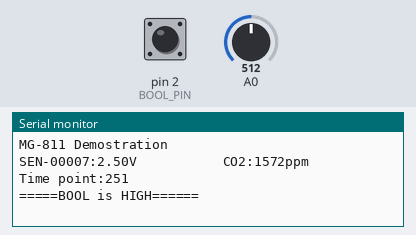
Recording of a sketch running on a simulated Arduino Uno, built with avr-gcc and run on an emulated ATmega328P. Parts: the last lines printed to the serial monitor. Inputs (shaded band) come from the test bench; at power-on: A0 = 512, pin 2 (BOOL_PIN) HIGH.

Above: at 1.2 s.
1.3 s: A0 set to 390
At 2.6 s:
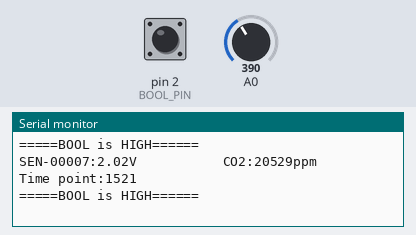
5.9 s: pin 2 (BOOL_PIN) pulled LOW for 1 s
At 7.5 s:
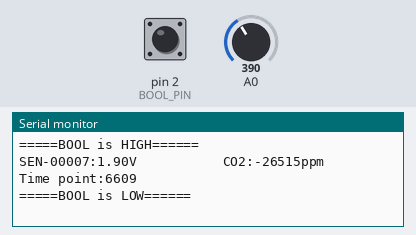
8.4 s: A0 set to 716
At 9.7 s:
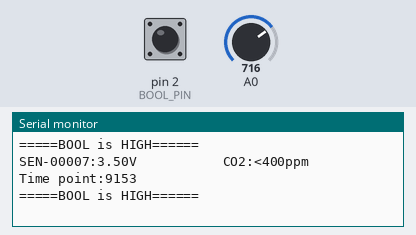
11.9 s: pin 2 (BOOL_PIN) pulled LOW for 3.2 s
At 14.0 s:
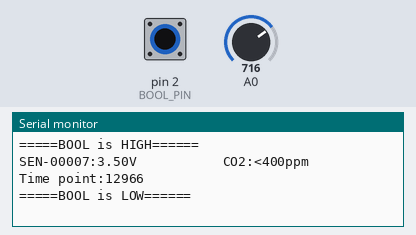
16.6 s: pin 2 (BOOL_PIN) pulled LOW for 0.3 s
At 17.6 s:
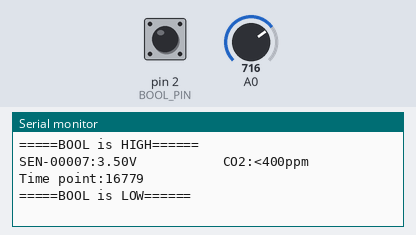
Timing chart, 0 to 19.6 s (numbered marks = the images above; inputs shaded):
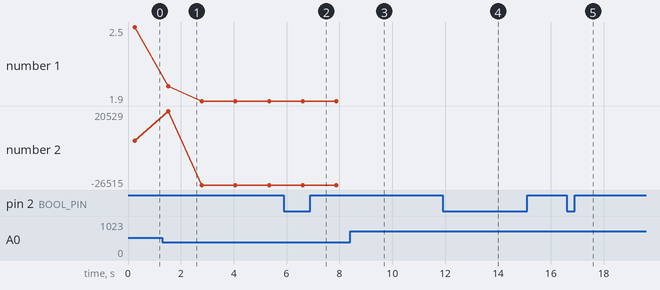

Measured:
- after the input at 1.3 s, the serial monitor: prints a new line after 0.22 s (image 1)
- after the input at 5.9 s, the serial monitor: prints a new line after 0.77 s (image 2)
- after the input at 8.4 s, the serial monitor: prints a new line after 0.75 s (image 3)
- after the input at 11.9 s, the serial monitor: prints a new line after 1.1 s (image 4)
- plotted number 1: 2.5 → 1.9 after the input at 1.3 s
- plotted number 2: 1572 → -26515 after the input at 1.3 s

The sketch:

co2.ino
```cpp
/*******************Demo for MG-811 Gas Sensor Module V1.1*****************************
Author:  Tiequan Shao: tiequan.shao@sandboxelectronics.com
         Peng Wei:     peng.wei@sandboxelectronics.com

Lisence: Attribution-NonCommercial-ShareAlike 3.0 Unported (CC BY-NC-SA 3.0)

Note:    This piece of source code is supposed to be used as a demostration ONLY. More
         sophisticated calibration is required for industrial field application.

                                                    Sandbox Electronics    2012-05-31
************************************************************************************/

/************************Hardware Related Macros************************************/
#define         MG_PIN                       (0)     //define which analog input channel you are going to use
#define         BOOL_PIN                     (2)
#define         DC_GAIN                      (8.5)   //define the DC gain of amplifier


/***********************Software Related Macros************************************/
#define         READ_SAMPLE_INTERVAL         (50)    //define how many samples you are going to take in normal operation
#define         READ_SAMPLE_TIMES            (5)     //define the time interval(in milisecond) between each samples in
                                                     //normal operation

/**********************Application Related Macros**********************************/
//These two values differ from sensor to sensor. user should derermine this value.
#define         ZERO_POINT_VOLTAGE           (0.324) //define the output of the sensor in volts when the concentration of CO2 is 400PPM
#define         REACTION_VOLTGAE             (0.020) //define the voltage drop of the sensor when move the sensor from air into 1000ppm CO2

/*****************************Globals***********************************************/
float           CO2Curve[3]  =  {2.602,ZERO_POINT_VOLTAGE,(REACTION_VOLTGAE/(2.602-3))};
                                                     //two points are taken from the curve.
                                                     //with these two points, a line is formed which is
                                                     //"approximately equivalent" to the original curve.
                                                     //data format:{ x, y, slope}; point1: (lg400, 0.324), point2: (lg4000, 0.280)
                                                     //slope = ( reaction voltage ) / (log400 –log1000)


void setup()
{
    Serial.begin(9600);                              //UART setup, baudrate = 9600bps
    pinMode(BOOL_PIN, INPUT);                        //set pin to input
    digitalWrite(BOOL_PIN, HIGH);                    //turn on pullup resistors

   Serial.print("MG-811 Demostration\n");
}

void loop()
{
    int percentage;
    float volts;


    volts = MGRead(MG_PIN);
    Serial.print( "SEN-00007:" );
    Serial.print(volts);
    Serial.print( "V           " );

    percentage = MGGetPercentage(volts,CO2Curve);
    Serial.print("CO2:");
    if (percentage == -1) {
        Serial.print( "<400" );
    } else {
        Serial.print(percentage);
    }
    Serial.print( "ppm" );
    Serial.print( "       Time point:" );
    Serial.print(millis());
    Serial.print("\n");

    if (digitalRead(BOOL_PIN) ){
        Serial.print( "=====BOOL is HIGH======" );
    } else {
        Serial.print( "=====BOOL is LOW======" );
    }

    Serial.print("\n");

    delay(1000);
}


/*****************************  MGRead *********************************************
Input:   mg_pin - analog channel
Output:  output of SEN-000007
Remarks: This function reads the output of SEN-000007
************************************************************************************/
float MGRead(int mg_pin)
{
    int i;
    float v=0;

    for (i=0;i<READ_SAMPLE_TIMES;i++) {
        v += analogRead(mg_pin);
        delay(READ_SAMPLE_INTERVAL);
    }
    v = (v/READ_SAMPLE_TIMES) *5/1024 ;
    return v;
}

/*****************************  MQGetPercentage **********************************
Input:   volts   - SEN-000007 output measured in volts
         pcurve  - pointer to the curve of the target gas
Output:  ppm of the target gas
Remarks: By using the slope and a point of the line. The x(logarithmic value of ppm)
         of the line could be derived if y(MG-811 output) is provided. As it is a
         logarithmic coordinate, power of 10 is used to convert the result to non-logarithmic
         value.
************************************************************************************/
int  MGGetPercentage(float volts, float *pcurve)
{
   if ((volts/DC_GAIN )>=ZERO_POINT_VOLTAGE) {
      return -1;
   } else {
      return pow(10, ((volts/DC_GAIN)-pcurve[1])/pcurve[2]+pcurve[0]);
   }
}
```
